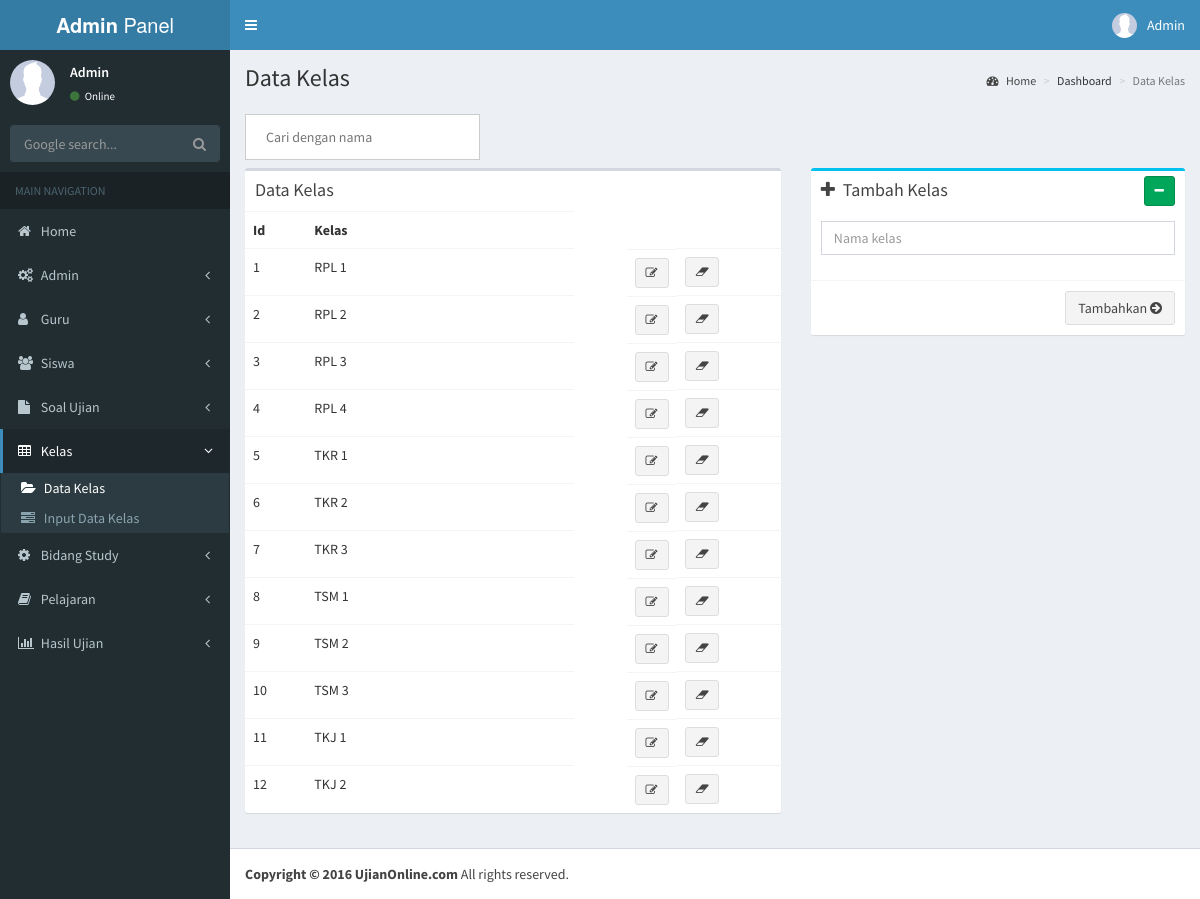
Page /admin/data_kelas.php (signed in) on the committed database.
### tables this page shows
CREATE TABLE `kelas` (
  `id` int(100) NOT NULL AUTO_INCREMENT,
  `kelas` varchar(100) DEFAULT NULL,
  PRIMARY KEY (`id`)
);

### admin/data_kelas.php (the view, shortened to what this page needs)
<!DOCTYPE html>
<html>
	<head>
		<link rel="stylesheet" href="bootstrap/css/bootstrap.min.css">
		<link rel="stylesheet" href="font-awesome-4.7.0/css/font-awesome.min.css">
		<link rel="stylesheet" href="https://cdnjs.cloudflare.com/ajax/libs/ionicons/2.0.1/css/ionicons.min.css">
		<link rel="stylesheet" href="plugins/jvectormap/jquery-jvectormap-1.2.2.css">
		<link rel="stylesheet" href="dist/css/AdminLTE.min.css">
		<link rel="stylesheet" href="dist/css/skins/_all-skins.min.css">
	</head>
	<body class="hold-transition skin-blue sidebar-mini">
	<div class="wrapper">
		<header class="main-header">
			<a href="#" class="logo">
				<span class="logo-lg"><b>Admin</b> Panel</span>
			</a>
			<nav class="navbar navbar-static-top">
				<a href="#" class="sidebar-toggle" data-toggle="offcanvas" role="button">
				</a>
				<div class="navbar-custom-menu">
					<ul class="nav navbar-nav">
						<li class="dropdown user user-menu">
							<a href="#" class="dropdown-toggle" data-toggle="dropdown">
								<img src="<?php echo "../upload/admin/".$_SESSION['gambar'] ?>" class="user-image" alt="User Image">
								<span class="hidden-xs"><?php echo $_SESSION['nama'] ?></span>
							</a>
						</li>
					</ul>
				</div>
			</nav>
		</header>
		<aside class="main-sidebar">
			<section class="sidebar">
				<div class="user-panel">
					<div class="pull-left image">
						<img src="<?php echo "../upload/admin/".$_SESSION['gambar'] ?>" class="img-circle" alt="User Image" style="border-radius:50px;height:45px">
					</div>
					<div class="pull-left info">
						<p><?php echo $_SESSION['nama'] ?></p>
						<a href="#"><i class="fa fa-circle text-success"></i> Online</a>
					</div>
				</div>
				<form action="https://google.com/search" method="get" class="sidebar-form">
					<div class="input-group">
						<input type="text" name="q" class="form-control" placeholder="Google search...">
						<span class="input-group-btn">
							<button type="submit" name="search" id="search-btn" class="btn btn-flat"><i class="fa fa-search"></i>
							</button>
						</span>
					</div>
				</form>
				<ul class="sidebar-menu">
					<li class="header">MAIN NAVIGATION</li>
					<li class="treeview">
						<a href="index.php">
							<i class="fa fa-home"></i> <span>Home</span>
						</a>
					</li>
					<li class="treeview">
						<a href="#">
							<i class="fa fa-gears"></i> <span>Admin</span>
							<span class="pull-right-container">
								<i class="fa fa-angle-left pull-right"></i>
							</span>
						</a>
					</li>
					<li class="treeview">
						<a href="#">
							<i class="fa fa-user"></i> <span>Guru</span>
							<span class="pull-right-container">
								<i class="fa fa-angle-left pull-right"></i>
							</span>
						</a>
					</li>
					<li class="treeview">
						<a href="#">
							<i class="fa fa-group"></i> <span>Siswa</span>
							<span class="pull-right-container">
								<i class="fa fa-angle-left pull-right"></i>
							</span>
						</a>
					</li>
					<li class="treeview">
						<a href="#">
							<i class="fa fa-file"></i> <span>Soal Ujian</span>
							<span class="pull-right-container">
								<i class="fa fa-angle-left pull-right"></i>
							</span>
						</a>
					</li>
					<li class="active treeview">
						<a href="#">
							<i class="fa fa-table"></i> <span>Kelas</span>
							<span class="pull-right-container">
								<i class="fa fa-angle-left pull-right"></i>
							</span>
						</a>
						<ul class="treeview-menu">
							<li class="active"><a href="data_kelas.php"><i class="fa fa-folder-open"></i> Data Kelas</a></li>
							<li><a href="input_data_kelas.php"><i class="fa fa-tasks"></i> Input Data Kelas</a></li>
						</ul>
					</li>
					<li class="treeview">
						<a href="#">
							<i class="fa fa-gear"></i> <span>Bidang Study</span>
							<span class="pull-right-container">
								<i class="fa fa-angle-left pull-right"></i>
							</span>
						</a>
					</li>
					<li class="treeview">
						<a href="#">
							<i class="fa fa-book"></i> <span>Pelajaran</span>
							<span class="pull-right-container">
								<i class="fa fa-angle-left pull-right"></i>
							</span>
						</a>
					</li>
					<li class="treeview">
						<a href="#">
							<i class="fa fa-bar-chart"></i> <span>Hasil Ujian</span>
							<span class="pull-right-container">
								<i class="fa fa-angle-left pull-right"></i>
							</span>
						</a>
					</li>
				</ul>
			</section>
		</aside>
		<div class="content-wrapper">
			<section class="content-header">
				<h1>
					Data Kelas
				</h1>
				<ol class="breadcrumb">
					<li><a href="#"><i class="fa fa-dashboard"></i> Home</a></li>
					<li>Dashboard</li>
					<li class="active">Data Kelas</li>
				</ol>
			</section>
			<section class="content">
				<input class="alus" style="padding: 12px 20px; margin: 8px 0; display: inline-block;border: 1px solid #ccc; box-sizing: border-box;" type="text" id="myInput" onkeyup="ngajaran()" placeholder="Cari dengan nama">
				<div class="row">
				<section class="col-lg-7 connectedSortable">
				<div class="row">
					<div class="col-xs-12">
						<div class="box">
							<div class="box-header">
								<h3 class="box-title">Data Kelas</h3>
							</div>
							<div class="box-body table-responsive no-padding">
								<table class="table table-hover" id="myTable">
									<tr>
										<th>Id</th>
										<th width="50%">Kelas</th>
									</tr>
									<?php
										include 'koneksi.php';
									    $sql = "SELECT * FROM kelas ";
									    foreach ($DB_con->query($sql) as $data) :
									?>
									<tr>
										<td><?php echo $data['id'] ?></td>
										<td><?php echo $data['kelas'] ?></td>
										<td valign="center" style="float:right">
											<a href="edit_data_kelas.php?id=<?php echo $data['id'] ?>" title="Edit">
												<button type="button" class="btn btn-default btn-sm">
													<i class="fa fa-edit"></i>
												</button>
											</a>
										</td>
										<td valign="center">
											<a href="hapus_kelas.php?id=<?php echo $data['id'] ?>" onclick="return confirm('Anda yakin akan menghapus data?')" title="Hapus">
												<button type="button" class="btn btn-default btn-sm">
													<i class="fa fa-eraser"></i>
												</button>
											</a>
										</td>
									</tr>
									<?php endforeach; ?>
								</table>
							</div>
						</div>
					</div>
				</div>
				</section>
				<section class="col-lg-5 connectedSortable">
					<div class="box box-info">
						<div class="box-header">
							<i class="fa fa-plus"></i>
							<h3 class="box-title">Tambah Kelas</h3>
							<div class="pull-right box-tools">
								<button type="button" class="btn btn-success btn-sm" data-widget="collapse"><i class="fa fa-minus"></i>
								</button>
							</div>
						</div>
						<div class="box-body">
							<form action="simpan_kelas.php" method="post">
								<div class="form-group">
									<input type="text" class="form-control" name="kelas" placeholder="Nama kelas" required>
								</div>
						</div>
						<div class="box-footer clearfix">
							<button type="submit" class="pull-right btn btn-default" id="sendEmail">Tambahkan
							<i class="fa fa-arrow-circle-right"></i></button>
						</div>
					</div>
			    </section>
			    </div>
			</section>
		</div>
		<footer class="main-footer">
			<strong>Copyright &copy; 2016 UjianOnline.com</strong> All rights reserved.
		</footer>
	</div>
	</body>
</html>

### admin/data_kelas.php (style rules this page uses)
.alus { width: 25%; }

### rows in the picture
kelas: id "1", kelas "RPL 1"
kelas: id "2", kelas "RPL 2"
kelas: id "3", kelas "RPL 3"
kelas: id "4", kelas "RPL 4"
kelas: id "5", kelas "TKR 1"
kelas: id "6", kelas "TKR 2"
kelas: id "7", kelas "TKR 3"
kelas: id "8", kelas "TSM 1"
kelas: id "9", kelas "TSM 2"
kelas: id "10", kelas "TSM 3"
kelas: id "11", kelas "TKJ 1"
kelas: id "12", kelas "TKJ 2"

### other values in the picture
$_SESSION['nama'] "Admin"
